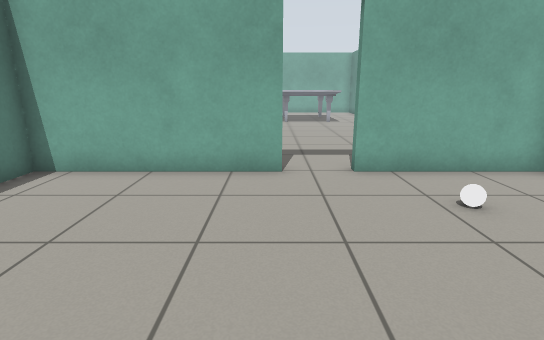
view 1 (above)

17 first-person views from a walk through a robot-simulator world made for Gazebo. The camera is 1 m above the floor, tilts 14° down and sees 80° across. The floor is counted in squares, 0.5 m on a side. Each view is taken from the middle of a square. On the plan, view 1 faces up. The plan holds only what a view shows up to about 18 squares ahead; the rest is blank. The place goes on beyond the plan. Simple patterns stand in for the simulator's built-in surfaces.

view 2
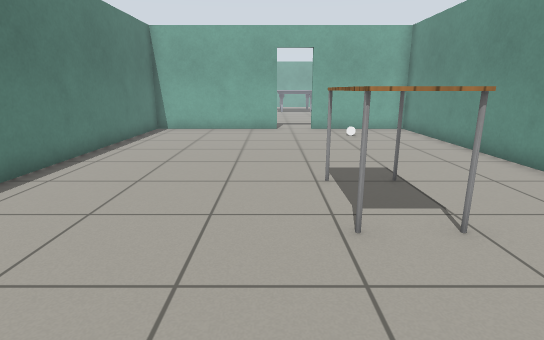

view 3
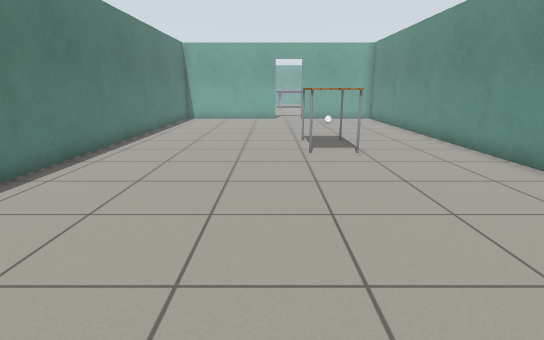

view 4
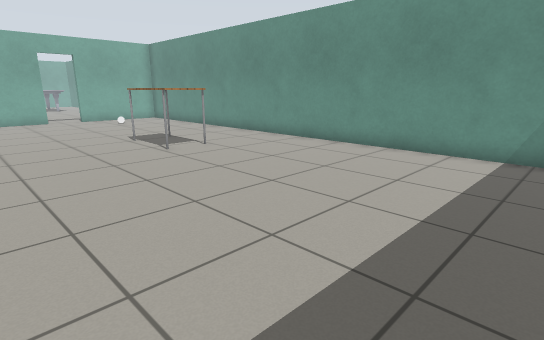

view 5
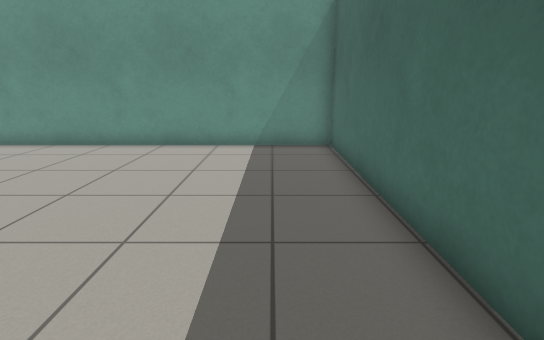

view 6
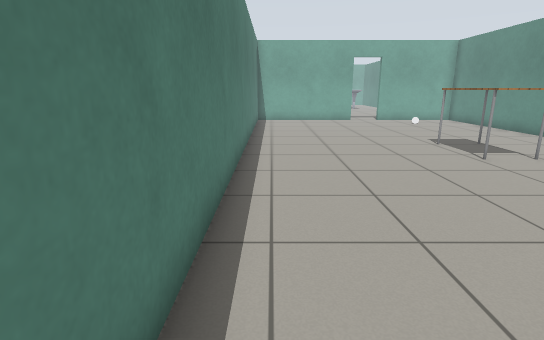

view 7
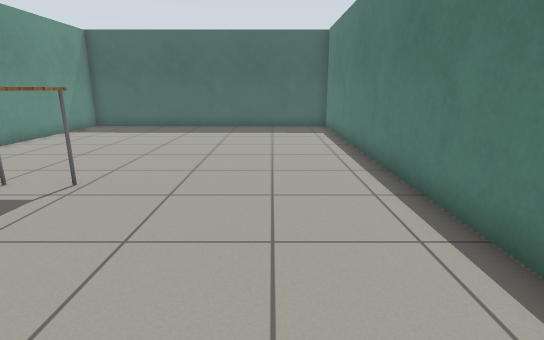

view 8
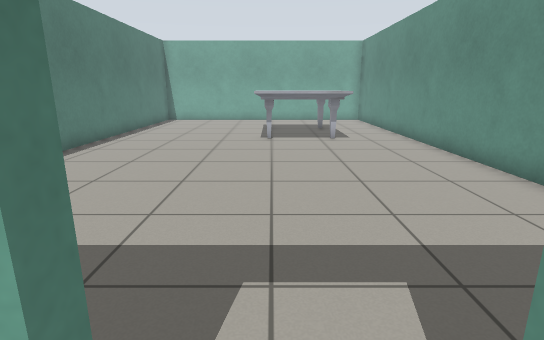

view 9
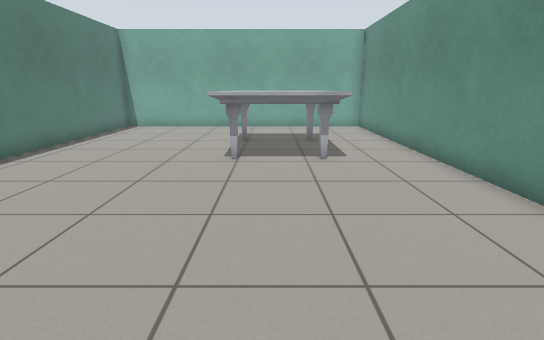

view 10
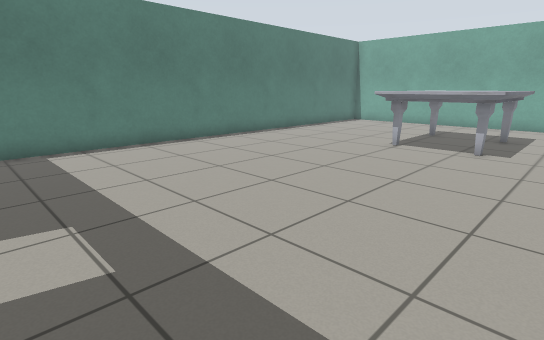

view 11
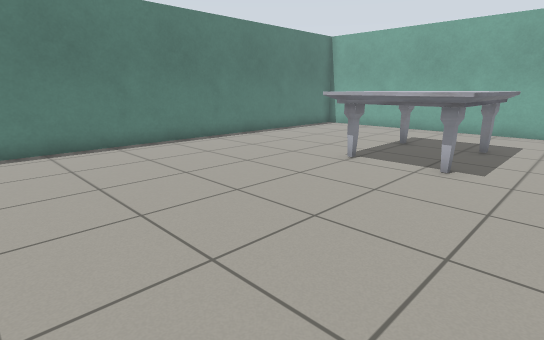

view 12
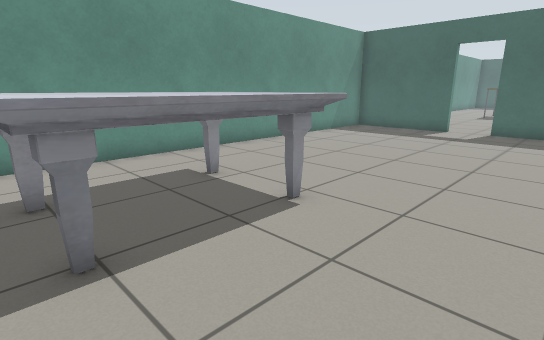

view 13
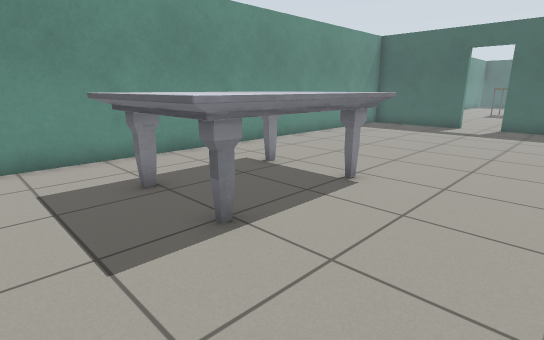

view 14
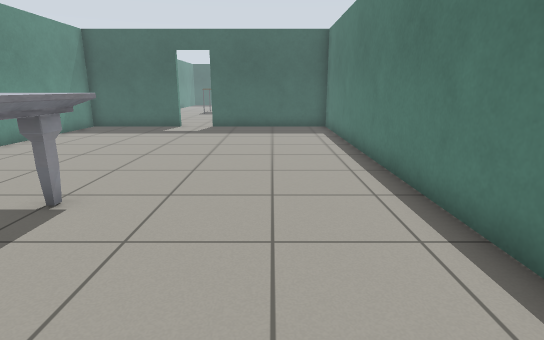

view 15
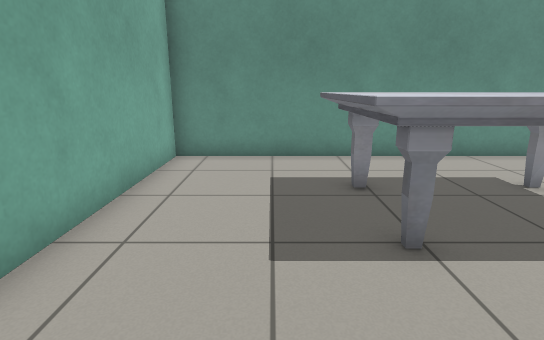

view 16
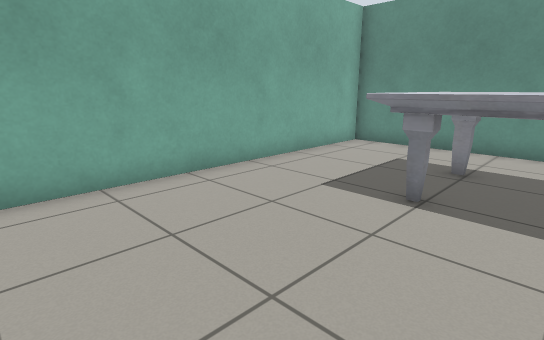

view 17
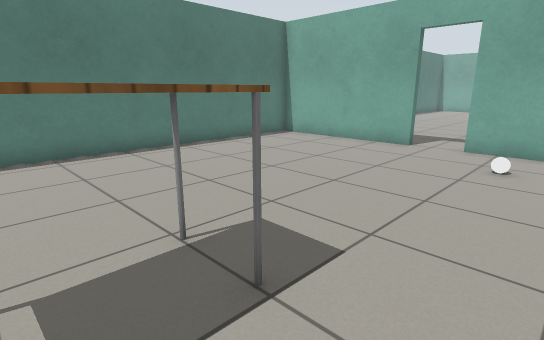

### Floor plan
Ten units are one square. View 1 is at (0, 0); x grows to the right and y downward. Boxes are objects, and circles mark ways between rooms. Rooms are numbered by the first view taken in them; rooms with no view inside come last. Other rooms are left out.
<svg viewBox="-66 -294 139 460">
<path fill="none" stroke="#000" d="M3 -78 -59 -78 -59 158M-61 160 68 161 68 -78 20 -78M20 -81 68 -81 68 -289 -59 -289 -59 -81 3 -81"/>
<rect x="5" y="15" width="30" height="40" fill="#bbb"><title>table</title></rect>
<rect x="35" y="-55" width="10" height="10" fill="#bbb"><title>white ball</title></rect>
<rect x="-5" y="-255" width="50" height="60" fill="#bbb"><title>marble table</title></rect>
<circle cx="15" cy="-80" r="3" fill="#2a7"/>
<text x="0" y="40">1</text>
<text x="0" y="-190">2</text>
</svg>
Room 1 opens to room 2.

Where each view was taken, in squares from view 1:
view 1: 0 up, 0 right, facing up
view 2: 9 down, 0 right, facing up
view 3: 15 down, 0 right, facing up
view 4: 15 down, 4 left, facing up-right
view 5: 14 down, 5 left, facing right
view 6: 14 down, 5 left, facing up
view 7: 2 up, 3 left, facing down
view 8: 7 up, 1 right, facing up
view 9: 11 up, 2 right, facing up
view 10: 9 up, 6 right, facing up-left
view 11: 12 up, 6 right, facing up-left
view 12: 25 up, 3 left, facing down-right
view 13: 27 up, 3 left, facing down-right
view 14: 26 up, 3 left, facing down
view 15: 26 up, 3 left, facing right
view 16: 22 up, 5 left, facing up-right
view 17: 4 down, 5 right, facing up-left
